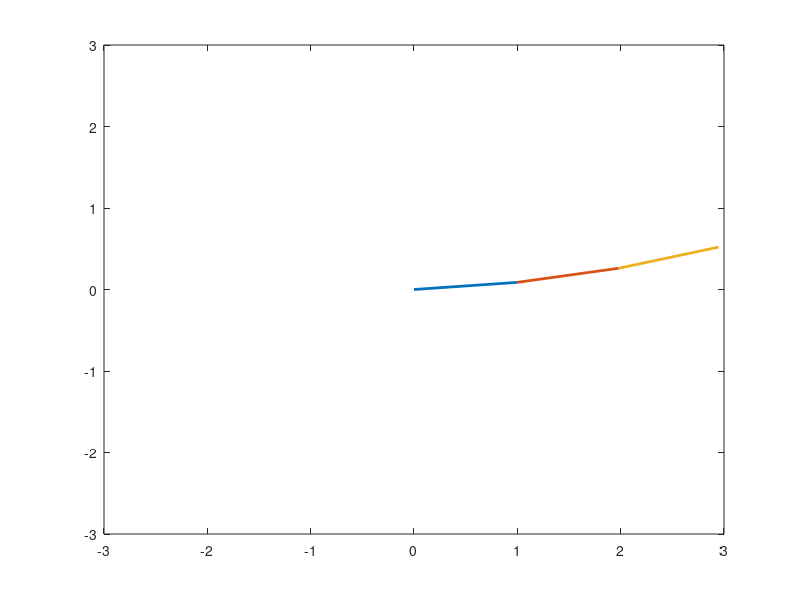

The MATLAB script that drew this image:
eins = input('q1: ');
zwei = input('q2: ');
drei = input('q3: ');
i = 1;
q1 = 0;
q2 = 0;
q3 = 0;
while i <= 100
    i = i + 1;
    q1 = q1 + (eins/100)*(pi/180);
    q2 = q2 + (zwei/100)*(pi/180);
    q3 = q3 + (drei/100)*(pi/180);
    Rz = [
        cos(q1) -sin(q1) 0
        sin(q1) cos(q1) 0
        0 0 1];
    Tx = [
        1 0 1
        0 1 0
        0 0 1];
    first = Rz*Tx;
    one = [first(1,3),first(2,3)];
    Rz = [
        cos(q2) -sin(q2) 0
        sin(q2) cos(q2) 0
        0 0 1];
    second = first*Rz;
    second = second*Tx;
    two = [second(1,3),second(2,3)];
    Rz = [
        cos(q3) -sin(q3) 0
        sin(q3) cos(q3) 0
        0 0 1];
    third = second*Rz;
    third = third*Tx;
    three = [third(1,3),third(2,3)];
    disp(one);
    disp(two);
    disp(three);
    pause(0.1);
    plot([0 one(1)],[0 one(2)],'LineWidth',2);
    set(gca,'XLim',[-3 3]);
    set(gca,'YLim',[-3 3]);
    hold on;
    plot([one(1) two(1)],[one(2) two(2)],'LineWidth',2);
    plot([two(1) three(1)],[two(2) three(2)],'LineWidth',2);
    hold off;
end
hold off;